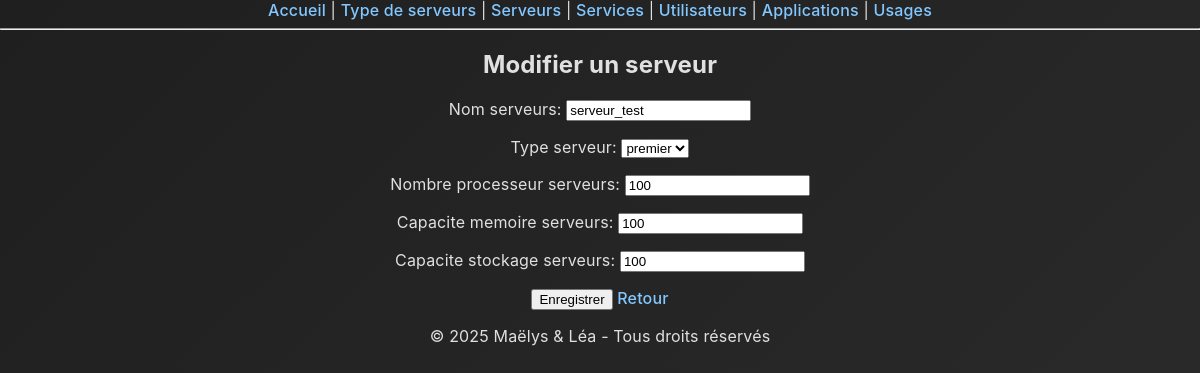
Screenshot of /serveurs/5/edit/ with the database file from the repository.
### monapp/models.py (models this page shows, shortened)
class Serveurs(models.Model):
    nom_serveurs = models.CharField(max_length=100, default="serveur_test")  # Ajout d'un default pour éviter problème migration
    type_serveur = models.ForeignKey("TypeServeurs", on_delete=models.CASCADE, default=None)  # Clé étrangère, renommée au singulier pour clarifier
    nombre_processeur_serveurs = models.IntegerField(default=100, blank=False)
    capacite_memoire_serveurs = models.IntegerField(default=100)
    capacite_stockage_serveurs = models.IntegerField(default=100)

### monapp/views.py (the view)
# urls.py: path('serveurs/<int:pk>/edit/', views.serveurs_update, name='serveurs_update'),
def serveurs_update(request, pk):
    serveur = get_object_or_404(Serveurs, pk=pk)
    form = ServeursForm(request.POST or None, instance=serveur)
    if form.is_valid():
        form.save()
        return redirect('serveurs_list')
    return render(request, 'monapp/serveurs_form.html', {'form': form})

### monapp/forms.py
class ServeursForm(forms.ModelForm):
    class Meta:
        model = Serveurs
        fields = '__all__'

### monapp/models.py (called while the page is built)
    def __str__(self):
        return f"{self.type}"

### monapp/templates/monapp/serveurs_form.html (shortened to what this page needs)
{% extends 'monapp/base.html' %}
{% block content %}
<h2>{% if form.instance.pk %}Modifier{% else %}Ajouter{% endif %} un serveur</h2>
<form method="post">
    {{ form.as_p }}
    <button type="submit">Enregistrer</button>
    <a href="{% url 'serveurs_list' %}">Retour</a>
</form>
<footer>
  <p>© 2025 Maëlys & Léa - Tous droits réservés</p>
</footer>
{% endblock %}

### monapp/static/monapp/index.css (style rules this page uses)
body { min-height: 100vh; margin: 0; padding: 0; font-family: 'Inter', 'Segoe UI', Arial, sans-serif; color: #e0e0e0; background: linear-gradient(135deg, #1f1f1f 0%, #2c2c2c 100%); letter-spacing: 0.01em; text-align: center; background: linear-gradient(135deg, #1f1f1f 0%, #2c2c2c 100%), url('/static/img/texture-light.png'); background-repeat: repeat; background-size: auto; background-blend-mode: overlay; }
a { color: #82c7ff; text-decoration: none; font-weight: 500; transition: color 0.2s; }

### rows the page displays
Serveurs: nom_serveurs "serveur_test", type_serveur "premier", nombre_processeur_serveurs "100", capacite_memoire_serveurs "100", capacite_stockage_serveurs "100"
